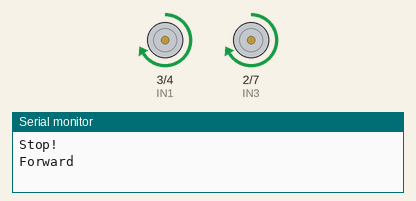
Recording of a sketch running on a simulated Arduino Uno, built with avr-gcc and run on an emulated ATmega328P. On the bench: motor-driver pin pairs drawn as motors (green arrow = first pin HIGH = forward, orange = second pin HIGH = backward, longer = more drive, scaled by the enable pin), the last lines printed to the serial monitor.

Above: at 0.5 s.
At 2.5 s:
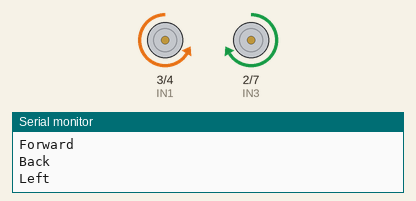
Timing chart, 0 to 5.2 s (numbered marks = the images above):
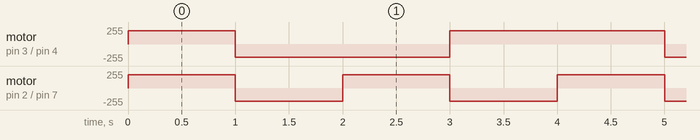

The sketch:

1_Auto_move.ino
```cpp
#define ENA 5
#define ENB 6
#define IN1 3
#define IN2 4
#define IN3 2
#define IN4 7

#define carSpeed 200//Set the carSpeed to 130

void forward(){//forward function
  analogWrite(ENA, carSpeed);//Set the speed of ENA
  analogWrite(ENB, carSpeed);//Set the speed of ENB
    //The right forward
  digitalWrite(IN1, HIGH);
  digitalWrite(IN2, LOW);
  //The left forward
  digitalWrite(IN3, HIGH);
  digitalWrite(IN4, LOW);

  Serial.println("Forward");
}

void back() {//back function
  analogWrite(ENA, carSpeed);//Set the speed of ENA
  analogWrite(ENB, carSpeed);//Set the speed of ENB
  //The rihgt back
  digitalWrite(IN1, LOW);
  digitalWrite(IN2, HIGH);
  //The left back
  digitalWrite(IN3, LOW);
  digitalWrite(IN4, HIGH);
  Serial.println("Back");
}

void left() {//left function
  analogWrite(ENA, 200);//Set the speed of ENA
  analogWrite(ENB, 200);//Set the speed of ENB
   //The right forward
  digitalWrite(IN1, LOW);
  digitalWrite(IN2, HIGH);
  //The left back
  digitalWrite(IN3, HIGH);
  digitalWrite(IN4, LOW);

  Serial.println("Left");
}

void right() {//right function
  analogWrite(ENA, 200);//Set the speed of ENA
  analogWrite(ENB, 200);//Set the speed of ENB
  //The rihgt back
  digitalWrite(IN1, HIGH);
  digitalWrite(IN2, LOW);
   //The left forward
  digitalWrite(IN3, LOW);
  digitalWrite(IN4, HIGH);

  Serial.println("Right");
}

void stop() {//stop function
  digitalWrite(ENA, LOW);//Set the speed of ENA to low
  digitalWrite(ENB, LOW);//Set the speed of ENB to low
  Serial.println("Stop!");
}

void setup() {
  Serial.begin(9600);
  pinMode(IN1, OUTPUT);
  pinMode(IN2, OUTPUT);
  pinMode(IN3, OUTPUT);
  pinMode(IN4, OUTPUT);
  pinMode(ENA, OUTPUT);
  pinMode(ENB, OUTPUT);
  stop();
}

void loop(){
  forward();
  delay(1000);
  back();
  delay(1000);
  left();
  delay(1000);
  right();
  delay(1000);
}
```

Measured:
- by itself, motor on pin 3 (IN1) / pin 4 (IN2): repeats every 4.0 s: backward 200/255 2.0 s, forward 200/255 2.0 s
- by itself, motor on pin 2 (IN3) / pin 7 (IN4): alternates forward 200/255 for 1.0 s and backward 200/255 for 1.0 s
